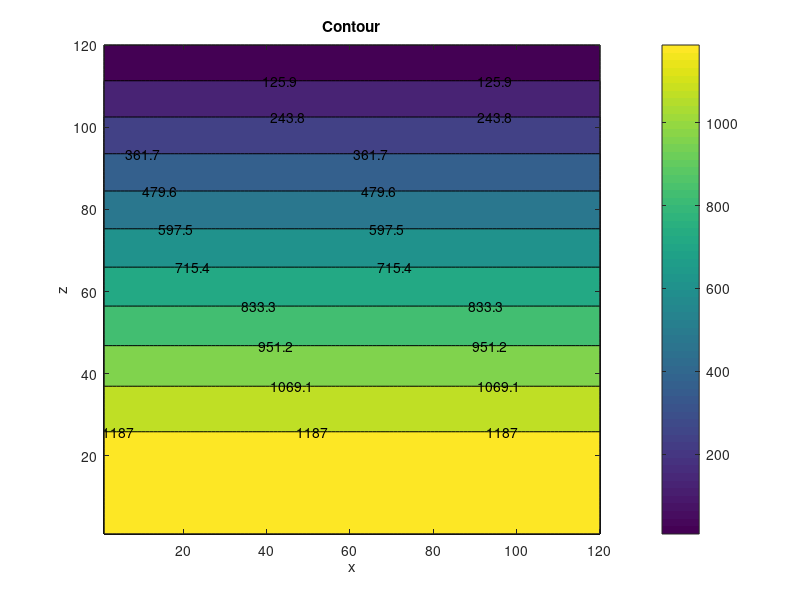
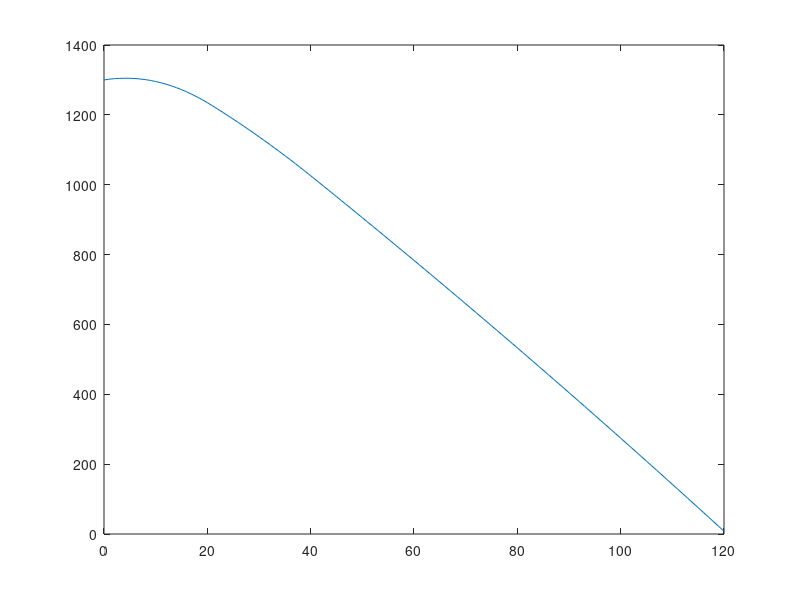

Reproduce these figures in MATLAB, in order.
home
close all
clear all

%Accessing the 'data' folder on github
addpath('..\..\data')

%Loading stable solutions
forward = load('fwdgeo120.txt');
gutten = load('maen120.txt');


%%

dx = linspace(1,120,length(forward));
dy = dx;
[X,Y] = meshgrid(dx,dy);


%Plotting the data
figure(1)
contourf(X,Y,forward,'ShowText','on'); %Crank-Nicolson
colorbar
title('Contour') %Title
xlabel('x') %Labels and legend
ylabel('z')
%%
figure(2)
contourf(X,Y,gutten,'ShowText','on');
colorbar
title('Contour') %Title
xlabel('x') %Labels and legend
ylabel('z')

%% 1d

temp=forward(:,50);
z=linspace(0,120,length(temp));



plot (z,temp)
